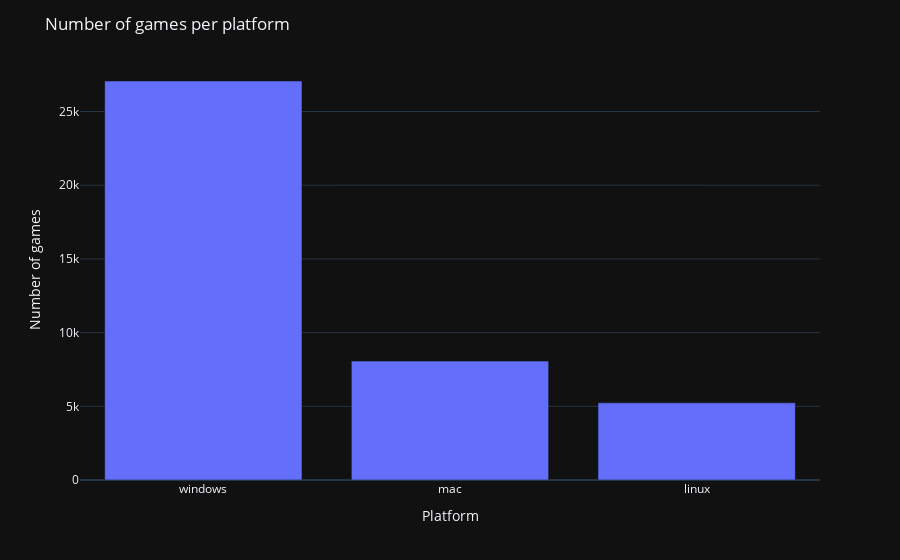

The code cell stored with this chart in its notebook:
### Code cell
# bar graph of the number of games on each platform
fig = px.bar(games['platforms'].explode().value_counts(), x=games['platforms'].explode().value_counts().index, y=games['platforms'].explode().value_counts().values)
fig.update_layout(title='Number of games per platform', xaxis_title='Platform', yaxis_title='Number of games')
fig.show()

# Written by Braydon

### Figure 1 — Plotly figure (JSON) as saved in the notebook; plotly's stock layout.template omitted (floating-point values rounded to 4 significant figures)
{"data": [{"alignmentgroup": "True", "hovertemplate": "x=%{x}<br>y=%{y}<extra></extra>", "legendgroup": "", "marker": {"color": "#636efa", "pattern": {"shape": ""}}, "name": "", "offsetgroup": "", "orientation": "v", "showlegend": false, "textposition": "auto", "x": ["windows", "mac", "linux"], "xaxis": "x", "y": [27070, 8066, 5235], "yaxis": "y", "type": "bar"}], "layout": {"xaxis": {"anchor": "y", "domain": [0.0, 1.0], "title": {"text": "Platform"}}, "yaxis": {"anchor": "x", "domain": [0.0, 1.0], "title": {"text": "Number of games"}}, "legend": {"tracegroupgap": 0}, "margin": {"t": 60}, "barmode": "relative", "title": {"text": "Number of games per platform"}}}
